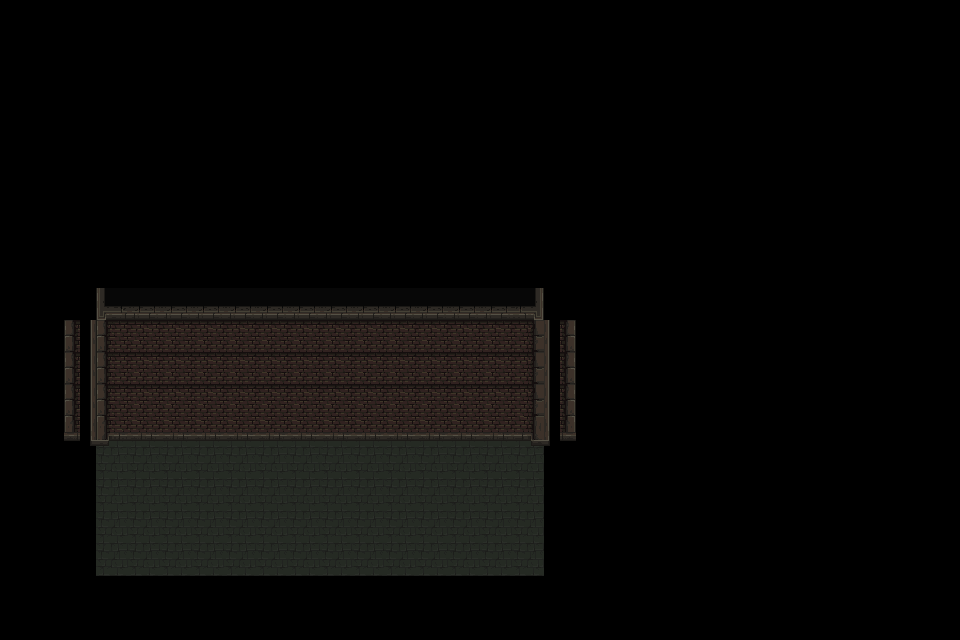

A level layout from a 2D game, rendered from its tile map. Below: a short description, then the map file with its tile-grid data intact:
An orthogonal 30x20 tile map with 32x32 px tiles, 2 tile layers (Tile Layer 1, ColisionLayer).

<map version="1.10" tiledversion="1.11.2" orientation="orthogonal" renderorder="right-down" width="30" height="20" tilewidth="32" tileheight="32" infinite="0" nextlayerid="3" nextobjectid="1">
 <tileset firstgid="1" source="mainlevbuild.tsx" />
 <layer id="1" name="Tile Layer 1" width="30" height="20">
  <data encoding="csv">
0,0,0,0,0,0,0,0,0,0,0,0,0,0,0,0,0,0,0,0,0,0,0,0,0,0,0,0,0,0,
0,0,0,0,0,0,0,0,0,0,0,0,0,0,0,0,0,0,0,0,0,0,0,0,0,0,0,0,0,0,
0,0,0,0,0,0,0,0,0,0,0,0,0,0,0,0,0,0,0,0,0,0,0,0,0,0,0,0,0,0,
0,0,0,0,0,0,0,0,0,0,0,0,0,0,0,0,0,0,0,0,0,0,0,0,0,0,0,0,0,0,
0,0,0,0,0,0,0,0,0,0,0,0,0,0,0,0,0,0,0,0,0,0,0,0,0,0,0,0,0,0,
0,0,0,0,0,0,0,0,0,0,0,0,0,0,0,0,0,0,0,0,0,0,0,0,0,0,0,0,0,0,
0,0,0,0,0,0,0,0,0,0,0,0,0,0,0,0,0,0,0,0,0,0,0,0,0,0,0,0,0,0,
0,0,0,0,0,0,0,0,0,0,0,0,0,0,0,0,0,0,0,0,0,0,0,0,0,0,0,0,0,0,
0,0,0,0,0,0,0,0,0,0,0,0,0,0,0,0,0,0,0,0,0,0,0,0,0,0,0,0,0,0,
0,0,0,0,0,0,0,0,0,0,0,0,0,0,0,0,0,0,0,0,0,0,0,0,0,0,0,0,0,0,
0,0,0,0,0,0,0,0,0,0,0,0,0,0,0,0,0,0,0,0,0,0,0,0,0,0,0,0,0,0,
0,0,0,0,0,0,0,0,0,0,0,0,0,0,0,0,0,0,0,0,0,0,0,0,0,0,0,0,0,0,
0,0,0,0,0,0,0,0,0,0,0,0,0,0,0,0,0,0,0,0,0,0,0,0,0,0,0,0,0,0,
0,0,0,350,350,350,350,350,350,350,350,350,350,350,350,350,350,0,0,0,0,0,0,0,0,0,0,0,0,0,
0,0,0,350,350,350,350,350,350,350,350,350,350,350,350,350,350,0,0,0,0,0,0,0,0,0,0,0,0,0,
0,0,0,350,350,350,350,350,350,350,350,350,350,350,350,350,350,0,0,0,0,0,0,0,0,0,0,0,0,0,
0,0,0,350,350,350,350,350,350,350,350,350,350,350,350,350,350,0,0,0,0,0,0,0,0,0,0,0,0,0,
0,0,0,350,350,350,350,350,350,350,350,350,350,350,350,350,350,0,0,0,0,0,0,0,0,0,0,0,0,0,
0,0,0,0,0,0,0,0,0,0,0,0,0,0,0,0,0,0,0,0,0,0,0,0,0,0,0,0,0,0,
0,0,0,0,0,0,0,0,0,0,0,0,0,0,0,0,0,0,0,0,0,0,0,0,0,0,0,0,0,0
</data>
 </layer>
 <layer id="2" name="ColisionLayer" width="30" height="20">
  <data encoding="csv">
0,0,0,0,0,0,0,0,0,0,0,0,0,0,0,0,0,0,0,0,0,0,0,0,0,0,0,0,0,0,
0,0,0,0,0,0,0,0,0,0,0,0,0,0,0,0,0,0,0,0,0,0,0,0,0,0,0,0,0,0,
0,0,0,0,0,0,0,0,0,0,0,0,0,0,0,0,0,0,0,0,0,0,0,0,0,0,0,0,0,0,
0,0,0,0,0,0,0,0,0,0,0,0,0,0,0,0,0,0,0,0,0,0,0,0,0,0,0,0,0,0,
0,0,0,0,0,0,0,0,0,0,0,0,0,0,0,0,0,0,0,0,0,0,0,0,0,0,0,0,0,0,
0,0,0,0,0,0,0,0,0,0,0,0,0,0,0,0,0,0,0,0,0,0,0,0,0,0,0,0,0,0,
0,0,0,0,0,0,0,0,0,0,0,0,0,0,0,0,0,0,0,0,0,0,0,0,0,0,0,0,0,0,
0,0,0,0,0,0,0,0,0,0,0,0,0,0,0,0,0,0,0,0,0,0,0,0,0,0,0,0,0,0,
0,0,0,0,0,0,0,0,0,0,0,0,0,0,0,0,0,0,0,0,0,0,0,0,0,0,0,0,0,0,
0,0,0,99,103,103,103,103,103,103,103,103,103,103,103,103,104,0,0,0,0,0,0,0,0,0,0,0,0,0,
0,0,130,131,132,132,132,132,132,132,132,132,132,132,132,132,133,137,0,0,0,0,0,0,0,0,0,0,0,0,
0,0,130,131,132,132,132,132,132,132,132,132,132,132,132,132,133,137,0,0,0,0,0,0,0,0,0,0,0,0,
0,0,130,131,132,132,132,132,132,132,132,132,132,132,132,132,133,137,0,0,0,0,0,0,0,0,0,0,0,0,
0,0,162,163,164,164,164,164,164,164,164,164,164,164,164,164,165,169,0,0,0,0,0,0,0,0,0,0,0,0,
0,0,0,0,0,0,0,0,0,0,0,0,0,0,0,0,0,0,0,0,0,0,0,0,0,0,0,0,0,0,
0,0,0,0,0,0,0,0,0,0,0,0,0,0,0,0,0,0,0,0,0,0,0,0,0,0,0,0,0,0,
0,0,0,0,0,0,0,0,0,0,0,0,0,0,0,0,0,0,0,0,0,0,0,0,0,0,0,0,0,0,
0,0,0,0,0,0,0,1,0,0,0,0,0,0,0,0,0,0,0,0,0,0,0,0,0,0,0,0,0,0,
0,0,0,0,0,0,0,0,0,0,0,0,0,0,0,0,0,0,0,0,0,0,0,0,0,0,0,0,0,0,
0,0,0,0,0,0,0,0,0,0,0,0,0,0,0,0,0,0,0,0,0,0,0,0,0,0,0,0,0,0
</data>
 </layer>
</map>
